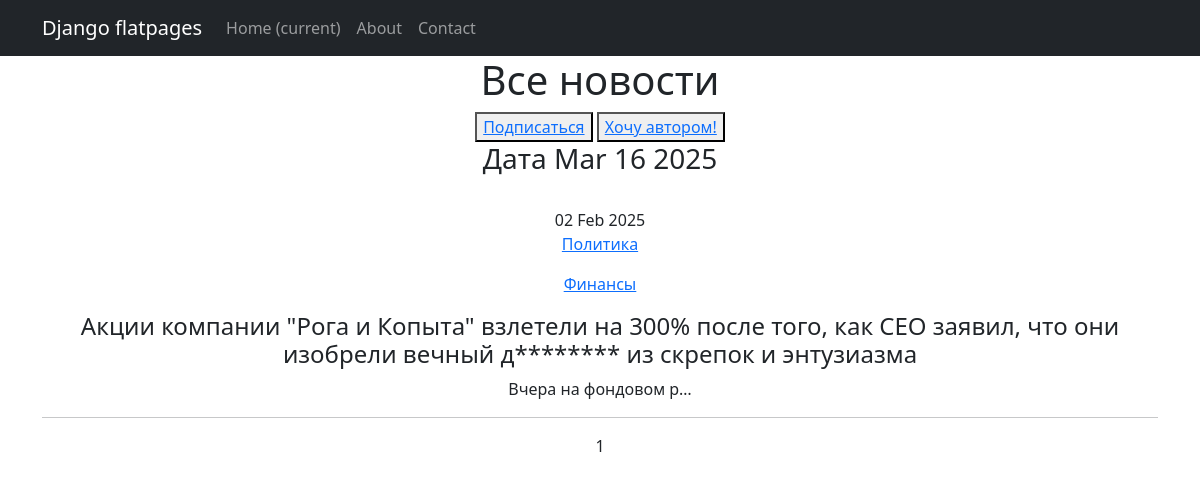
The page /news/categories/7 on the database as committed earlier.
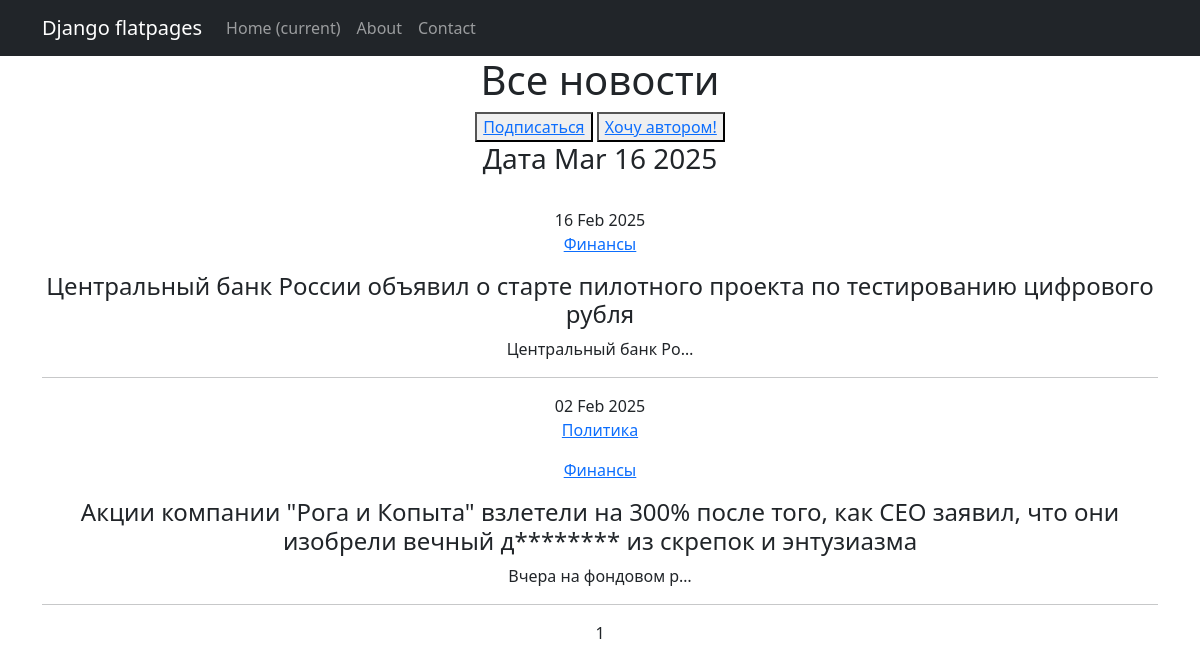
The same page on the database as committed later.
### news/models.py (models this page shows, shortened)
class Post (models.Model):
    NEWS = 'NW'
    ARTICLE = 'AR'
    CATEGORY_TYPE = (
        (NEWS , "Новость"),
        (ARTICLE, "Статья")
    )
    author = models.ForeignKey(Author, on_delete=models.CASCADE)
    date_add = models.DateTimeField (auto_now_add=True)
    title = models.CharField(max_length=255)
    post = models.TextField()
    rating = models.IntegerField(default=0)
    postCategory = models.ManyToManyField(Category, through="PostCategory")
    categoryType = models.CharField(max_length=2, choices=CATEGORY_TYPE, default=NEWS)

class Category(models.Model):
    category = models.CharField(max_length=100, unique=True)
    subscribers = models.ManyToManyField(User,blank=True, null= True, related_name='categories')
    def __str__(self):
        return self.category

### news/views.py (the view)
# urls.py: path('categories/<int:pk>', CategoryListNew.as_view(), name='category_list'),
class CategoryListNew(News):
    model = Post
    template_name = 'category_list.html'
    context_object_name = "category_news_list"
    def get_queryset(self):
        self.category = get_object_or_404(Category, id=self.kwargs['pk'])
        queryset = Post.objects.filter(postCategory = self.category).order_by('-date_add')
        return queryset
    def get_context_data(self, **kwargs):
        context = super().get_context_data(**kwargs)
        context ['is_not_subscribe'] = self.request.user not in self.category.subscribers.all()
        context['category'] = self.category
        return context

### news/templatetags/custom_filters.py (called while the page is built)
@register.filter()
def censor(value):
   words = value.split()  # Используем другое имя для списка слов
   censor_list = []
   for word in words:
      if word.lower() in bad_words:
         censor_word = word[0] + '*' * (len(word) - 1)
         censor_list.append(censor_word)
      else:
         censor_list.append(word)
   return ' '.join(censor_list)

### news/templatetags/custom_tags.py (called while the page is built)
@register.simple_tag()
def current_time(format_string='%b %d %Y'):
   return datetime.now().strftime(format_string)

### news/views.py (called while the page is built)
    def get_context_data(self, **kwargs):
        context = super().get_context_data(**kwargs)
        context['is_not_premium'] = not self.request.user.groups.filter(name = 'authors').exists()
        return context

### templates/category_list.html (shortened to what this page needs)
{% extends 'default.html' %}
{% load custom_tags %}
{% load custom_filters %}
{% block content %}
<h1>Все новости</h1>
{% if is_not_subscribe %}
    <button><a href="{% url 'subscribe' category.id %}">Подписаться</a></button>
{% endif %}
{% if is_not_premium %}
<button> <a href="{% url 'upgrade' %}"> Хочу автором!</a> </button>
{% endif %}
<h3>Дата {% current_time '%b %d %Y' %} </h3>
<br>
{% for new in category_news_list %}
    {{new.date_add|date:'d M Y'}}
    {% for category in new.postCategory.all %}
        <p><a href="{% url 'category_list' category.id %}">{{category}}</a></p>
    {%endfor%}
    <h4> {{ new.title|censor }} </h4>
    {{new.post|truncatechars:20|censor}}
    <hr></hr>
{% endfor %}
{{ page_obj.number }}
{% endblock content %}

Rows that differ between the two databases and show on the page:
added Post: date_add "16 Feb 2025", title|censor "Центральный банк России объявил о старте пилотного проекта по тестированию цифрового рубля", post|censor "Центральный банк Ро…", Category (category "Финансы")
